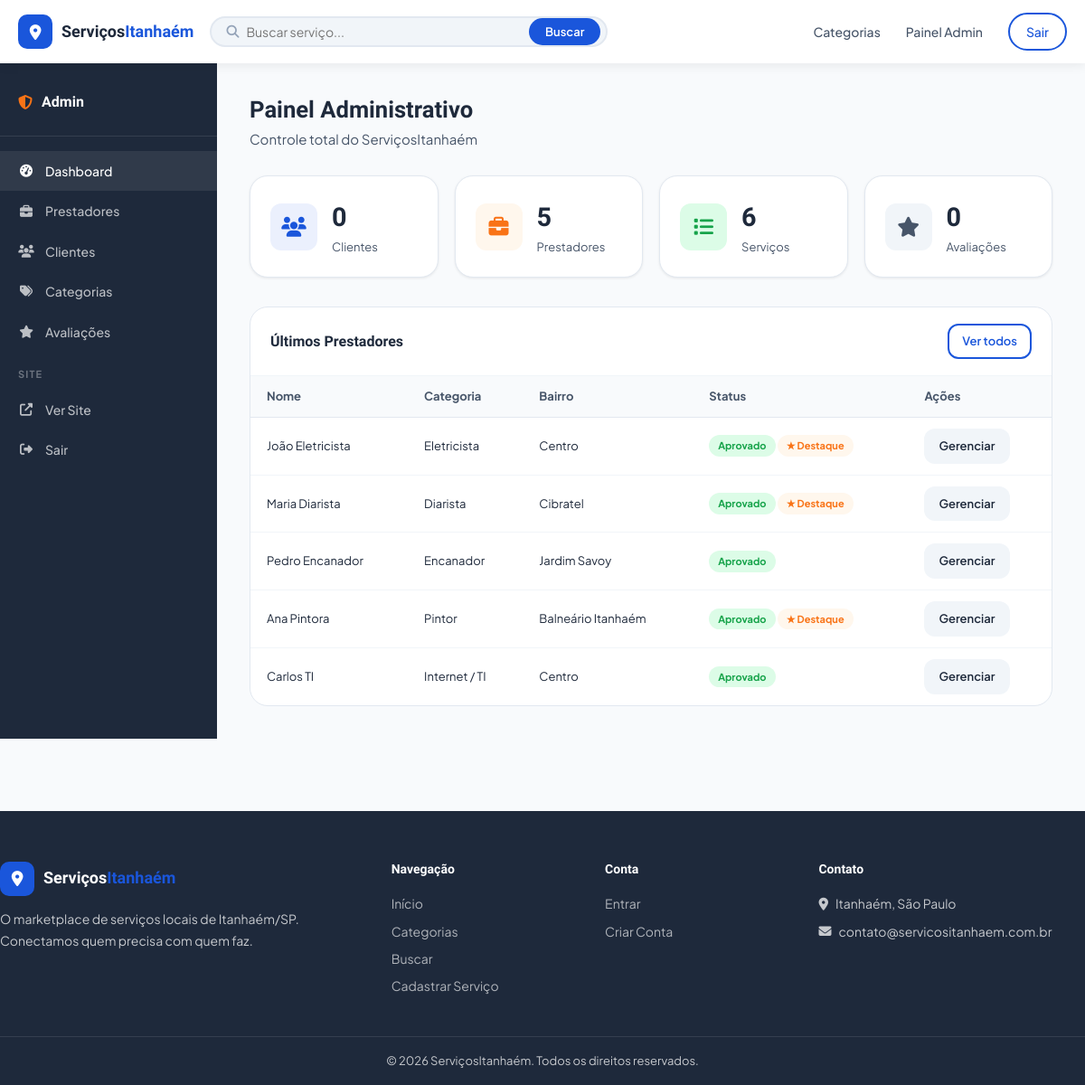
Page /admin/dashboard.php (signed in) on the committed database.
### tables this page shows
CREATE TABLE IF NOT EXISTS prestadores (
  id INT AUTO_INCREMENT PRIMARY KEY,
  nome VARCHAR(150) NOT NULL,
  email VARCHAR(200) NOT NULL UNIQUE,
  senha VARCHAR(255) NOT NULL,
  telefone VARCHAR(20),
  whatsapp VARCHAR(20),
  categoria_id INT,
  bairro VARCHAR(100),
  descricao TEXT,
  foto VARCHAR(255) DEFAULT NULL,
  aprovado TINYINT(1) DEFAULT 0,
  destaque TINYINT(1) DEFAULT 0,
  bloqueado TINYINT(1) DEFAULT 0,
  nota_media DECIMAL(3,2) DEFAULT 0.00,
  total_avaliacoes INT DEFAULT 0,
  criado_em TIMESTAMP DEFAULT CURRENT_TIMESTAMP,
  FOREIGN KEY (categoria_id) REFERENCES categorias(id) ON DELETE SET NULL
);

CREATE TABLE IF NOT EXISTS categorias (
  id INT AUTO_INCREMENT PRIMARY KEY,
  nome VARCHAR(100) NOT NULL,
  icone VARCHAR(100) DEFAULT 'fa-briefcase',
  descricao TEXT,
  ativo TINYINT(1) DEFAULT 1,
  criado_em TIMESTAMP DEFAULT CURRENT_TIMESTAMP
);

### includes/auth.php (called while the page is built, shortened)
<?php
function h(string $s): string {
    return htmlspecialchars($s, ENT_QUOTES, 'UTF-8');
}

### admin/dashboard.php (the view, shortened to what this page needs)
<?php
require_once '../includes/auth.php';
$db = getDB();
$totalUsuarios   = $db->query("SELECT COUNT(*) FROM usuarios WHERE tipo='cliente'")->fetchColumn();
$totalPrestadores= $db->query("SELECT COUNT(*) FROM prestadores")->fetchColumn();
$totalServicos   = $db->query("SELECT COUNT(*) FROM servicos")->fetchColumn();
$totalAvaliacoes = $db->query("SELECT COUNT(*) FROM avaliacoes")->fetchColumn();
$aba = $_GET['aba'] ?? 'inicio';
$prestadores = $usuarios = $categorias = $avaliacoes = [];
if ($aba === 'prestadores' || $aba === 'inicio') {
    $prestadores = $db->query("SELECT p.*,c.nome AS cat_nome FROM prestadores p LEFT JOIN categorias c ON c.id=p.categoria_id ORDER BY p.aprovado ASC, p.criado_em DESC")->fetchAll();
}
include '../includes/header.php';
?>
<div class="dash-layout">
  <aside class="dash-sidebar">
    <div class="sidebar-logo">
      <i class="fas fa-shield-alt" style="color:var(--orange)"></i>
      <span>Admin</span>
    </div>
    <nav class="sidebar-menu">
      <a href="?aba=inicio"      class="<?=$aba==='inicio'     ?'active':''?>"><i class="fas fa-tachometer-alt"></i> Dashboard</a>
      <a href="?aba=prestadores" class="<?=$aba==='prestadores'?'active':''?>">
        <i class="fas fa-briefcase"></i> Prestadores
      </a>
      <a href="?aba=usuarios"    class="<?=$aba==='usuarios'   ?'active':''?>"><i class="fas fa-users"></i> Clientes</a>
      <a href="?aba=categorias"  class="<?=$aba==='categorias' ?'active':''?>"><i class="fas fa-tags"></i> Categorias</a>
      <a href="?aba=avaliacoes"  class="<?=$aba==='avaliacoes' ?'active':''?>"><i class="fas fa-star"></i> Avaliações</a>
      <div class="sidebar-sep">Site</div>
      <a href="<?=SITE_URL?>/index.php" target="_blank"><i class="fas fa-external-link-alt"></i> Ver Site</a>
      <a href="<?=SITE_URL?>/includes/logout.php"><i class="fas fa-sign-out-alt"></i> Sair</a>
    </nav>
  </aside>
  <main class="dash-main">
    <div class="dash-header">
      <h1>Painel Administrativo</h1>
      <p>Controle total do ServiçosItanhaém</p>
    </div>
    <?php if ($aba === 'inicio'): ?>
      <div class="stats-grid">
        <div class="stat-card"><div class="stat-icon blue"><i class="fas fa-users"></i></div><div><div class="stat-num"><?=$totalUsuarios?></div><div class="stat-label">Clientes</div></div></div>
        <div class="stat-card"><div class="stat-icon orange"><i class="fas fa-briefcase"></i></div><div><div class="stat-num"><?=$totalPrestadores?></div><div class="stat-label">Prestadores</div></div></div>
        <div class="stat-card"><div class="stat-icon green"><i class="fas fa-list"></i></div><div><div class="stat-num"><?=$totalServicos?></div><div class="stat-label">Serviços</div></div></div>
        <div class="stat-card"><div class="stat-icon gray"><i class="fas fa-star"></i></div><div><div class="stat-num"><?=$totalAvaliacoes?></div><div class="stat-label">Avaliações</div></div></div>
      </div>
      <div class="table-card">
        <div class="table-card-header"><h3>Últimos Prestadores</h3><a href="?aba=prestadores" class="btn btn-sm btn-outline">Ver todos</a></div>
        <table>
          <thead><tr><th>Nome</th><th>Categoria</th><th>Bairro</th><th>Status</th><th>Ações</th></tr></thead>
          <tbody>
            <?php foreach (array_slice($prestadores,0,8) as $p): ?>
              <tr>
                <td><?=h($p['nome'])?></td>
                <td><?=h($p['cat_nome']??'—')?></td>
                <td><?=h($p['bairro']??'—')?></td>
                <td>
                  <?php if ($p['bloqueado']): ?>
                    <span class="pill pill-red">Bloqueado</span>
                  <?php elseif ($p['aprovado']): ?>
                    <span class="pill pill-green">Aprovado</span>
                  <?php else: ?>
                    <span class="pill pill-yellow">Pendente</span>
                  <?php endif; ?>
                  <?php if ($p['destaque']): ?><span class="pill pill-orange">★ Destaque</span><?php endif; ?>
                </td>
                <td><a href="?aba=prestadores" class="btn btn-ghost btn-sm">Gerenciar</a></td>
              </tr>
            <?php endforeach; ?>
          </tbody>
        </table>
      </div>
    <?php endif; ?>
  </main>
</div>
<?php include '../includes/footer.php'; ?>

### assets/css/main.css (style rules this page uses)
*, *::before, *::after { box-sizing: border-box; margin: 0; padding: 0; }
:root { --blue: #1a56db; --blue-dark: #1040b0; --blue-light: #ebf0fd; --orange: #f97316; --orange-dk: #ea6c0a; --white: #ffffff; --gray-50: #f8fafc; --gray-100: #f1f5f9; --gray-200: #e2e8f0; --gray-400: #94a3b8; --gray-600: #475569; --gray-800: #1e293b; --green: #16a34a; --red: #dc2626; --radius: 12px; --radius-lg: 20px; --shadow-sm: 0 1px 3px rgba(0,0,0,.08); --shadow: 0 4px 16px rgba(0,0,0,.10); --shadow-lg: 0 8px 32px rgba(0,0,0,.14); --font: 'Plus Jakarta Sans', sans-serif; --font-head: 'Sora', sans-serif; --transition: .2s ease; }
html { scroll-behavior: smooth; }
body { font-family: var(--font); color: var(--gray-800); background: var(--gray-50); line-height: 1.6; font-size: 15px; }
a { color: var(--blue); text-decoration: none; }
h1,h2,h3,h4,h5 { font-family: var(--font-head); font-weight: 700; line-height: 1.25; }
h1 { font-size: clamp(1.8rem, 4vw, 2.8rem); }
h3 { font-size: 1.2rem; }
.btn { display: inline-flex; align-items: center; gap: 8px; padding: 11px 22px; border-radius: var(--radius); font-family: var(--font); font-size: 14px; font-weight: 600; cursor: pointer; border: 2px solid transparent; transition: var(--transition); white-space: nowrap; }
.btn-outline { border-color: var(--blue); color: var(--blue); background: transparent; }
.btn-ghost { background: var(--gray-100); color: var(--gray-800); }
.btn-sm { padding: 7px 14px; font-size: 13px; }
.dash-layout { display: grid; grid-template-columns: 240px 1fr; min-height: calc(100vh - 70px); }
.dash-sidebar { background: var(--gray-800); color: #fff; padding: 30px 0; }
.dash-sidebar .sidebar-logo { padding: 0 20px 24px; border-bottom: 1px solid rgba(255,255,255,.1); display: flex; align-items: center; gap: 10px; font-family: var(--font-head); font-weight: 700; font-size: 16px; color: #fff; }
.dash-sidebar .sidebar-logo i { color: var(--orange); }
.sidebar-menu { padding: 16px 0; }
.sidebar-menu a { display: flex; align-items: center; gap: 12px; padding: 11px 20px; color: rgba(255,255,255,.7); font-size: 14px; font-weight: 500; transition: var(--transition); }
.sidebar-menu a:hover, .sidebar-menu a.active { background: rgba(255,255,255,.08); color: #fff; }
.sidebar-menu a i { width: 18px; text-align: center; }
.sidebar-sep { padding: 8px 20px; font-size: 11px; font-weight: 700; letter-spacing: .1em; text-transform: uppercase; color: rgba(255,255,255,.35); margin-top: 8px; }
.dash-main { padding: 36px; background: var(--gray-50); }
.dash-header { margin-bottom: 28px; }
.dash-header h1 { font-size: 1.6rem; }
.dash-header p { color: var(--gray-600); margin-top: 4px; }
.stats-grid { display: grid; grid-template-columns: repeat(auto-fill, minmax(200px, 1fr)); gap: 18px; margin-bottom: 32px; }
.stat-card { background: #fff; border-radius: var(--radius-lg); padding: 22px; border: 1px solid var(--gray-200); display: flex; align-items: center; gap: 16px; box-shadow: var(--shadow-sm); }
.stat-icon { width: 52px; height: 52px; border-radius: var(--radius); display: grid; place-items: center; font-size: 22px; }
.stat-icon.blue { background: var(--blue-light); color: var(--blue); }
.stat-icon.orange { background: #fff7ed; color: var(--orange); }
.stat-icon.green { background: #dcfce7; color: var(--green); }
.stat-icon.gray { background: var(--gray-100); color: var(--gray-600); }
.stat-num { font-size: 1.8rem; font-weight: 800; font-family: var(--font-head); }
.stat-label { font-size: 13px; color: var(--gray-600); }
.table-card { background: #fff; border-radius: var(--radius-lg); border: 1px solid var(--gray-200); overflow: hidden; }
.table-card-header { padding: 18px 22px; border-bottom: 1px solid var(--gray-100); display: flex; align-items: center; justify-content: space-between; }
.table-card-header h3 { font-size: 1rem; }
table { width: 100%; border-collapse: collapse; }
th, td { padding: 12px 18px; text-align: left; font-size: 13px; }
th { background: var(--gray-50); font-weight: 700; color: var(--gray-600); border-bottom: 1px solid var(--gray-200); }
td { border-bottom: 1px solid var(--gray-100); }
tr:last-child td { border: none; }
.pill { display: inline-flex; align-items: center; gap: 4px; padding: 3px 10px; border-radius: 50px; font-size: 11px; font-weight: 700; }
.pill-green { background: #dcfce7; color: var(--green); }
.pill-orange { background: #fff7ed; color: var(--orange); }

### rows in the picture
prestadores: nome "João Eletricista", categoria.nome "Eletricista", bairro "Centro", bloqueado "Aprovado", destaque "★ Destaque"
prestadores: nome "Maria Diarista", categoria.nome "Diarista", bairro "Cibratel", bloqueado "Aprovado", destaque "★ Destaque"
prestadores: nome "Pedro Encanador", categoria.nome "Encanador", bairro "Jardim Savoy", bloqueado "Aprovado"
prestadores: nome "Ana Pintora", categoria.nome "Pintor", bairro "Balneário Itanhaém", bloqueado "Aprovado", destaque "★ Destaque"
prestadores: nome "Carlos TI", categoria.nome "Internet / TI", bairro "Centro", bloqueado "Aprovado"

### other values in the picture
$totalUsuarios "0"
$totalPrestadores "5"
$totalServicos "6"
$totalAvaliacoes "0"
